Frame 1 (no input): blank canvas, image omitted
Frame 60 (no input): blank canvas, image omitted
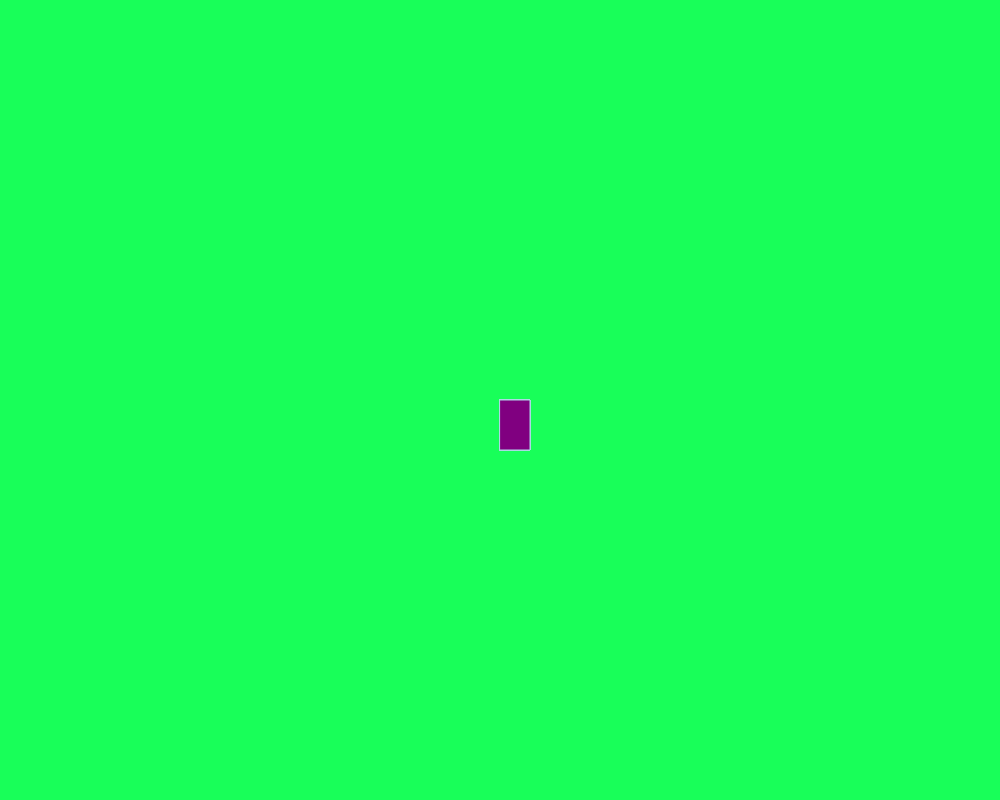
Frame 120 (the mouse pressed at the canvas centre since frame 60)

The p5.js sketch whose frames 1 and 60 were blank and that drew this single picture after the mouse press (run headless with seeded random() and noise() and a simulated clock; from frame 60 on, the mouse is pressed at the canvas centre):

// p5.js sketch
// ── sketch.js
function setup() {
  createCanvas(1000, 800); 
  background("rgb(24,255,89)");
}

function draw() {
  
  fill("purple");
  stroke("lightblue")
  if(mouseIsPressed)
  rect(mouseX,mouseY,30,50);
}
